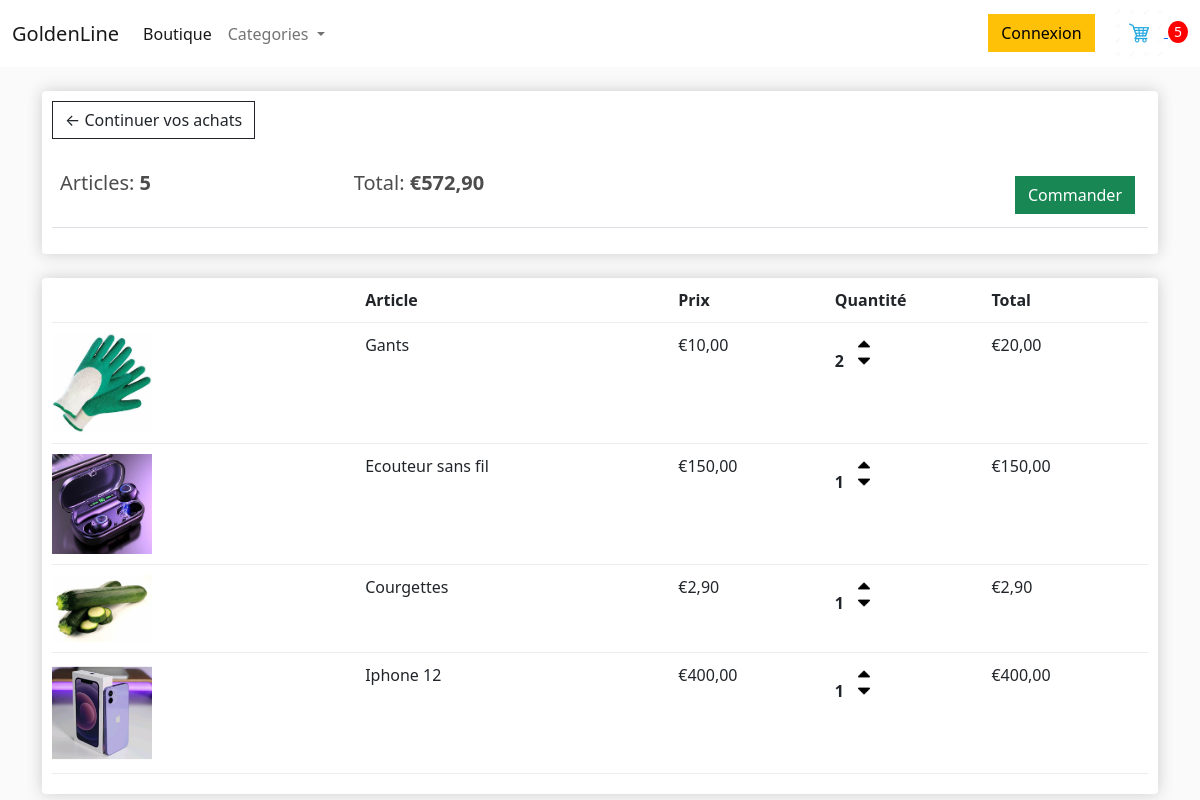
Before: /panier/ (signed in) with the older database file.
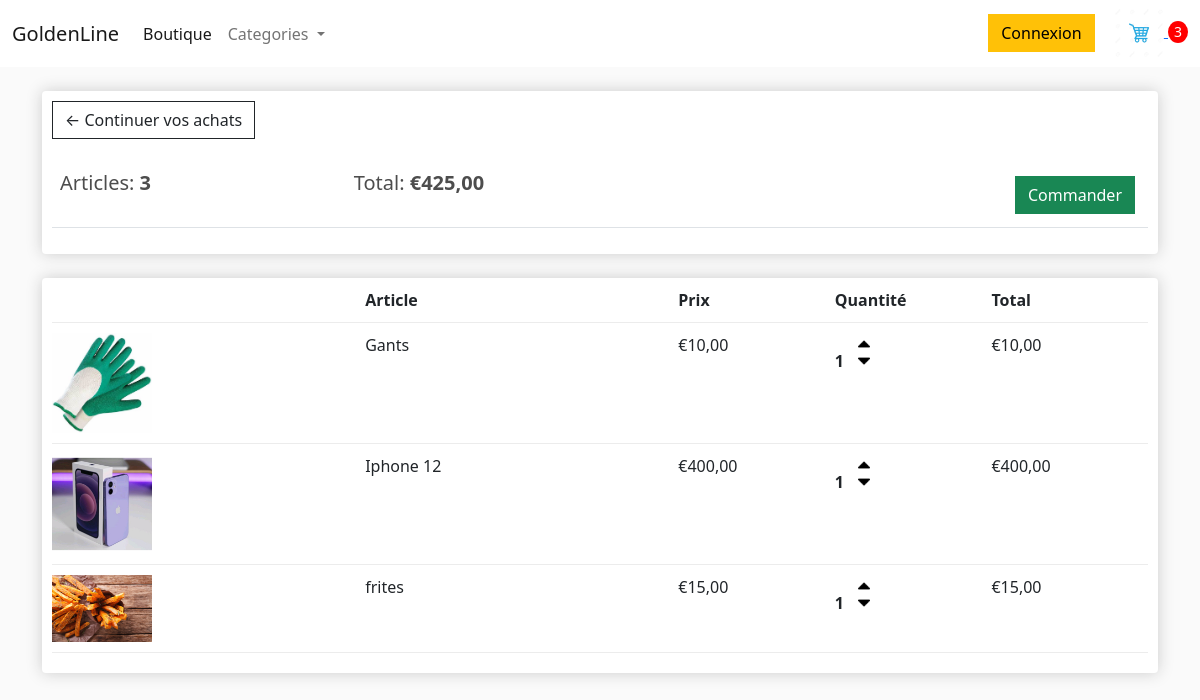
After: the same page with the newer database file.
### shop/models.py (models this page shows, shortened)
class Commande(models.Model):
    client = models.ForeignKey(Client, on_delete=models.SET_NULL,blank=True, null=True)
    date_commande = models.DateTimeField(auto_now_add=True)
    complete = models.BooleanField(default=False)
    transaction_id = models.CharField(max_length=200)
    status = models.CharField(max_length=200)
    total_trans = models.DecimalField(max_digits=10, decimal_places=2, default=0.00)
    @property
    def get_panier_total(self):
        articlecommande = self.commandearticle_set.all()
        total = sum([article.get_total for article in articlecommande])
        return total
    @property
    def get_panier_article(self):
        articlecommande = self.commandearticle_set.all()
        quantite_total = sum([article.quantite for article in articlecommande])
        return quantite_total

class CommandeArticle(models.Model):
    produit = models.ForeignKey(Produit, on_delete=models.SET_NULL, blank=True, null=True)
    commande = models.ForeignKey(Commande, on_delete=models.SET_NULL, blank=True, null=True)
    quantite = models.IntegerField(default=0, null=True, blank=True)
    date_added = models.DateTimeField(auto_now_add=True)
    @property
    def get_total(self):
        total = self.quantite * self.produit.price
        return total

class Produit(models.Model):
    Category = models.ForeignKey(Category, on_delete=models.SET_NULL,blank=True, null=True)
    name = models.CharField(max_length=50, null=True)
    price = models.DecimalField(max_digits=10, decimal_places=2)
    digital = models.BooleanField(default=False, null=True, blank=True)
    image = models.ImageField(null=True, blank=True)
    date_ajout = models.DateTimeField(default=timezone.now)
    class Meta:
        ordering = ['-date_ajout']
    @property
    def imageUrl(self):
        try:
            url = self.image.url
        except:
            url = ''
        return url

### shop/views.py (the view)
# urls.py: path('panier/', views.panier, name='panier'),
def panier(request, *args, **kwargs):
    data = data_cookie(request)
    articles = data['articles']
    commande = data['commande']
    nombre_article = data['nombre_article']
    context = {
        'articles':articles,
        'commande':commande,
        'nombre_article':nombre_article
    }
    return render(request, 'shop/panier.html', context)

### shop/utile.py (called while the page is built)
def data_cookie(request):
    if request.user.is_authenticated:
        client = request.user.client
        commande, created = Commande.objects.get_or_create(client=client, complete=False)
        articles = commande.commandearticle_set.all()
        nombre_article = commande.get_panier_article
    else:
        cookie_panier = panier_cookie(request)
        articles = cookie_panier['articles']
        commande = cookie_panier['commande']
        nombre_article = cookie_panier['nombre_article']
    context = {
        'articles': articles,
        'commande': commande,
        'nombre_article': nombre_article
    }
    return context

### templates/shop/panier.html
{% extends "base.html" %}
{% load static %}
{% block content %}
<br>
<div class="row">
    <div class="col-lg-12">
        <div class="box-element">
            <a class="btn btn-outline-dark" href="{% url 'shop:shop' %}">&#x2190; Continuer vos achats</a>
            <br><br>
            <table class="table">
                <tr>
                    <th><h5>Articles: <strong>{{commande.get_panier_article}}</strong></h5></th>
                    <th><h5>Total: <strong>€{{commande.get_panier_total|floatformat:2}}</strong></h5></th>
                    <th>
                        <a style="float: right; margin:5px" href="{% url 'shop:commande' %}" class="btn btn-success">
                            Commander</a>
                    </th>
                </tr>
            </table>
        </div>
        <br>
        <div class="box-element">
            <div class="panier-row">
                <div style="flex:2"></div>
                <div style="flex:2"><strong>Article</strong></div>
                <div style="flex:1"><strong>Prix</strong></div>
                <div style="flex:1"><strong>Quantité</strong></div>
                <div style="flex:1"><strong>Total</strong></div>
            </div>
        {% for article in articles  %}
            <div class="panier-row">
                <div style="flex:2"><img class="row-image" src="{{article.produit.imageUrl}}" alt=""></div>
                <div style="flex:2"> {{article.produit.name}}</div>
                <div style="flex:1">€{{article.produit.price|floatformat:2}}</div>
                <div style="flex:1">
                    <p class="quantite">{{article.quantite}}</p>
                    <div class="quantite">
                        <img class="chg-quantite update-panier" data-produit="{{article.produit.id}}"
                        data-action="add" src="{% static 'images/arrow-up.png' %}" alt="">
                        <img class="chg-quantite update-panier" data-produit="{{article.produit.id}}"
                        data-action="remove" src="{%  static 'images/arrow-down.png' %}" alt="">
                    </div>
                </div>
                <div style="flex:1">€{{article.get_total}}</div>
            </div>
        {% endfor %}
        </div>
    </div>
</div>
{% endblock content %}

### templates/base.html (shortened to what this page needs)
<!DOCTYPE html>
{% load static %}
<html lang="en">
  <head>
    <link href="https://cdn.jsdelivr.net/npm/bootstrap@5.2.2/dist/css/bootstrap.min.css" rel="stylesheet"
>
    <link rel="stylesheet" type="text/css" href="{% static 'css/main.css' %}">
  </head>
  <body>
  <nav class="navbar navbar-expand-lg  bg-white">
    <div class="container-fluid">
      <a class="navbar-brand" href="{% url 'shop:shop' %}">GoldenLine</a>
      <div class="collapse navbar-collapse" id="navbarSupportedContent">
        <ul class="navbar-nav me-auto mb-2 mb-lg-0">
          <li class="nav-item">
            <a class="nav-link active" aria-current="page" href="{% url 'shop:shop' %}">Boutique</a>
          </li>
          <li class="nav-item dropdown">
            <a class="nav-link dropdown-toggle" href="#" role="button" data-bs-toggle="dropdown" aria-expanded="false">
              Categories
            </a>
          </li>
        </ul>
        <div class="form-inline my-2 my-lg-0">
          <a href="#" class="btn btn-warning">Connexion</a>
          <a href="{% url 'shop:panier' %}">
            <img id="icon-panier" src="{% static 'images/panier.png' %}" alt="">
          </a>
          <p id="total-panier">{{ nombre_article }}</p>
        </div>
      </div>
    </div>
  </nav>
   <div class="container">
     {% block content %}
    {% endblock content %}
    </div>
  </body>
</html>

### static/css/main.css (style rules this page uses)
body { background-color: hsl(0, 0%, 98%); }
h1,h2,h3,h4,h5,h6 { color:hsl(0, 0%, 30%); }
.box-element { box-shadow:hsl(0, 0%, 80%) 0 0 16px; background-color: #fff; border-radius: 4px; padding: 10px; }
#icon-panier { width: 50px; display: inline-block; margin-left: 15px; }
#total-panier { display: inline-block; text-align: center; color: #fff; background-color: red; width: 20px; height: 22px; border-radius: 50%; font-size: 14px; }
.btn { border-radius: 0; }
.panier-row { display: flex; align-items: flex-stretch; padding-bottom: 10px; margin-bottom: 10px; border-bottom: 1px solid #ececec; }
.row-image { width: 100px; }
.quantite { display: inline-block; font-weight: 700; padding-right:10px; }
.chg-quantite { width: 12px; cursor: pointer; display: block; margin-top: 5px; transition:.1s; }

Changed rows visible on the page:
removed CommandeArticle: produit.imageUrl (picture), produit.name "Ecouteur sans fil", produit.price "150,00", quantite "1", get_total "150,00"
removed CommandeArticle: produit.imageUrl (picture), produit.name "Courgettes", produit.price "2,90", quantite "1", get_total "2,90"
changed through a linked row, Commande: get_panier_article "5" → "3"; get_panier_total "572,90" → "425,00"
changed CommandeArticle "Gants": quantite "2" → "1"; get_total "20,00" → "10,00"
added CommandeArticle: produit.imageUrl (picture), produit.name "frites", produit.price "15,00", quantite "1", get_total "15,00"
Other visible differences:
{{ nombre_article }}: "5" → "3"
